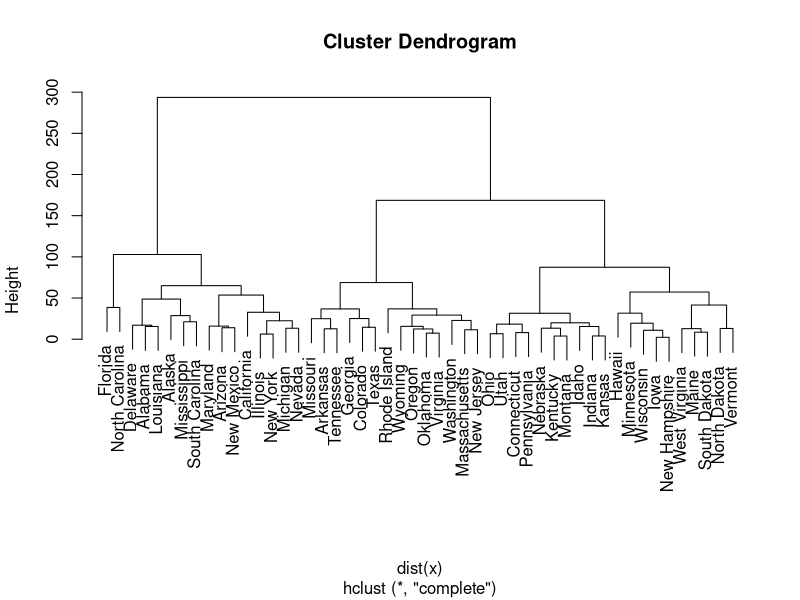
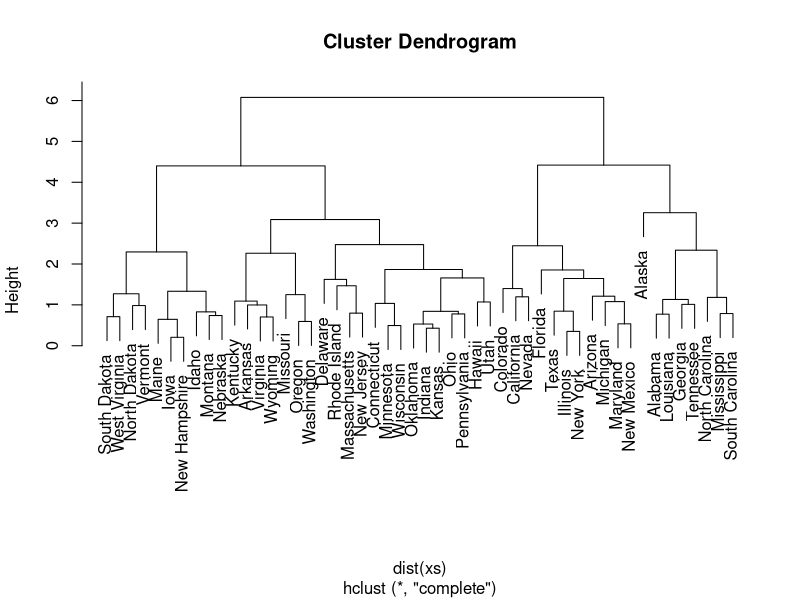

The R script that drew these images, in order:
##ch10 Applied


# setwd("~/Dropbox/cs/bigdata/lagunita/tibshirani/ch10-Unsupervised/");source("ch10_9.R")

### ex 9
data(USArrests)
x<- USArrests
states <- row.names(USArrests)


###a)

hc_c <- hclust(dist(x), method="complete")

plot(hc_c)


###b )
ct <- cutree(hc_c, 3)

print( states[which(ct==1)] )
print( states[which(ct==2)] )
print( states[which(ct==3)] )

###c)
xs <- scale(x)
hc_sc <- hclust(dist(xs), method="complete")

##d
plot(hc_sc)
## we have now 4 clusters 
## variables should be scaled before 
## justifications ? 
